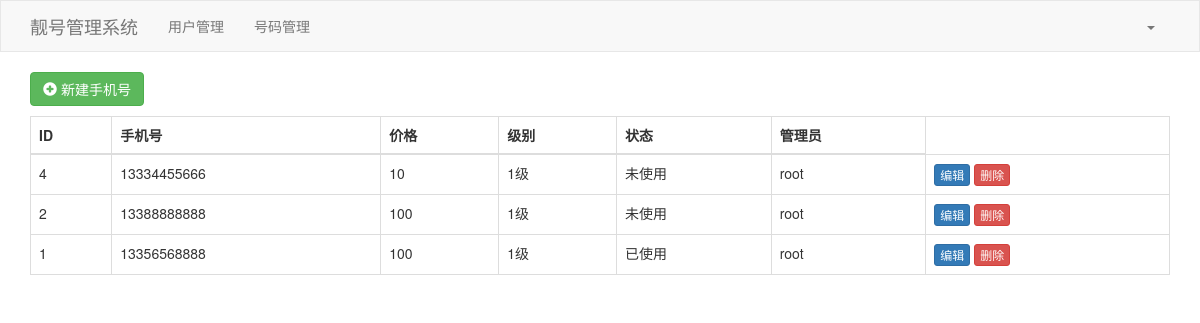
The app's page /phone/list/ (signed in) with its own data.
### web/models.py (models this page shows)
class Phone(models.Model):
    mobile = models.CharField(verbose_name="手机号", max_length=11)
    price = models.PositiveIntegerField(verbose_name="价格",default=0)
    level = models.SmallIntegerField(
        verbose_name="级别",
        choices=[
            (1, "1级"),
            (2, "2级"),
            (3, "3级"),
            (4, "4级"),
        ],
        default=1
    )
    status_choices = (
        (1, "已使用"),
        (2, "未使用"),
    )
    status = models.SmallIntegerField(verbose_name="状态", choices=status_choices, default=2)
    admin = models.ForeignKey(verbose_name="管理员", to="Admin", on_delete=models.CASCADE)

class Admin(models.Model):
    username = models.CharField(verbose_name="用户名", max_length=32)
    password = models.CharField(verbose_name="密码", max_length=64)
    age = models.IntegerField(verbose_name="年龄", null=True, blank=True)
    gender = models.IntegerField(verbose_name="性别", choices=[(1,"男"),(2,"女")], default=1)
    depart = models.ForeignKey(verbose_name="部门", to="Department", on_delete=models.CASCADE)

### web/views/phone.py (the view)
# urls.py: path('phone/list/', phone.phone_list),
def phone_list(request):
    queryset = models.Phone.objects.all().order_by("-id")
    return render(request, 'phone_list.html', {"queryset": queryset})

### web/templates/phone_list.html (shortened to what this page needs)
{% extends 'layout.html' %}
{% block content %}
<div style="margin-bottom: 10px">
    <a class="btn btn-success" href="/phone/add/">
        <span class="glyphicon glyphicon-plus-sign" aria-hidden="true"></span> 新建手机号
    </a>
</div>
<table class="table table-bordered">
    <thead>
    <tr>
        <th>ID</th>
        <th>手机号</th>
        <th>价格</th>
        <th>级别</th>
        <th>状态</th>
        <th>管理员</th>
    </tr>
    </thead>
    <tbody>
    {% for row in queryset %}
    <tr>
        <td>{{ row.id }}</td>
        <td>{{ row.mobile }}</td>
        <td>{{ row.price }}</td>
        <td>{{ row.get_level_display }}</td>
        <td>{{ row.get_status_display }}</td>
        <td>{{ row.admin.username }}</td>
        <td>
            <a class="btn btn-primary btn-xs" href="/phone/edit/{{ row.id }}">编辑</a>
            <input type="button" value="删除" class="btn btn-danger btn-xs" onclick="deleteAction({{ row.id }});">
        </td>
    </tr>
    {% endfor %}
    </tbody>
</table>
{% endblock %}

### web/templates/layout.html (shortened to what this page needs)
{% load static %}
<!DOCTYPE html>
<html lang="en">
<head>
    <link rel="stylesheet" href="{% static 'plugins/bootstrap-3.4.1/css/bootstrap.min.css' %}">
</head>
<body>
<nav class="navbar navbar-default" style="border-radius:0;">
  <div class="container">
    <div class="navbar-header">
      <a class="navbar-brand" href="#">靓号管理系统</a>
    </div>
    <div class="collapse navbar-collapse" id="bs-example-navbar-collapse-1">
      <ul class="nav navbar-nav">
        <li><a href="/admin/list/">用户管理</a></li>
        <li><a href="/phone/list/">号码管理</a></li>
      </ul>
      <ul class="nav navbar-nav navbar-right">
        <li class="dropdown">
          <a href="#" class="dropdown-toggle" data-toggle="dropdown" role="button" aria-haspopup="true" aria-expanded="false">{{ request.info_dict.name }} <span class="caret"></span></a>
        </li>
      </ul>
    </div>
  </div>
</nav>
<div class="container">
  {% block content %}{% endblock %}
</div>
</body>
</html>

### records on screen
Phone: id "4", mobile "13334455666", price "10", level "1级", status "未使用", admin.username "root"
Phone: id "2", mobile "13388888888", price "100", level "1级", status "未使用", admin.username "root"
Phone: id "1", mobile "13356568888", price "100", level "1级", status "已使用", admin.username "root"
